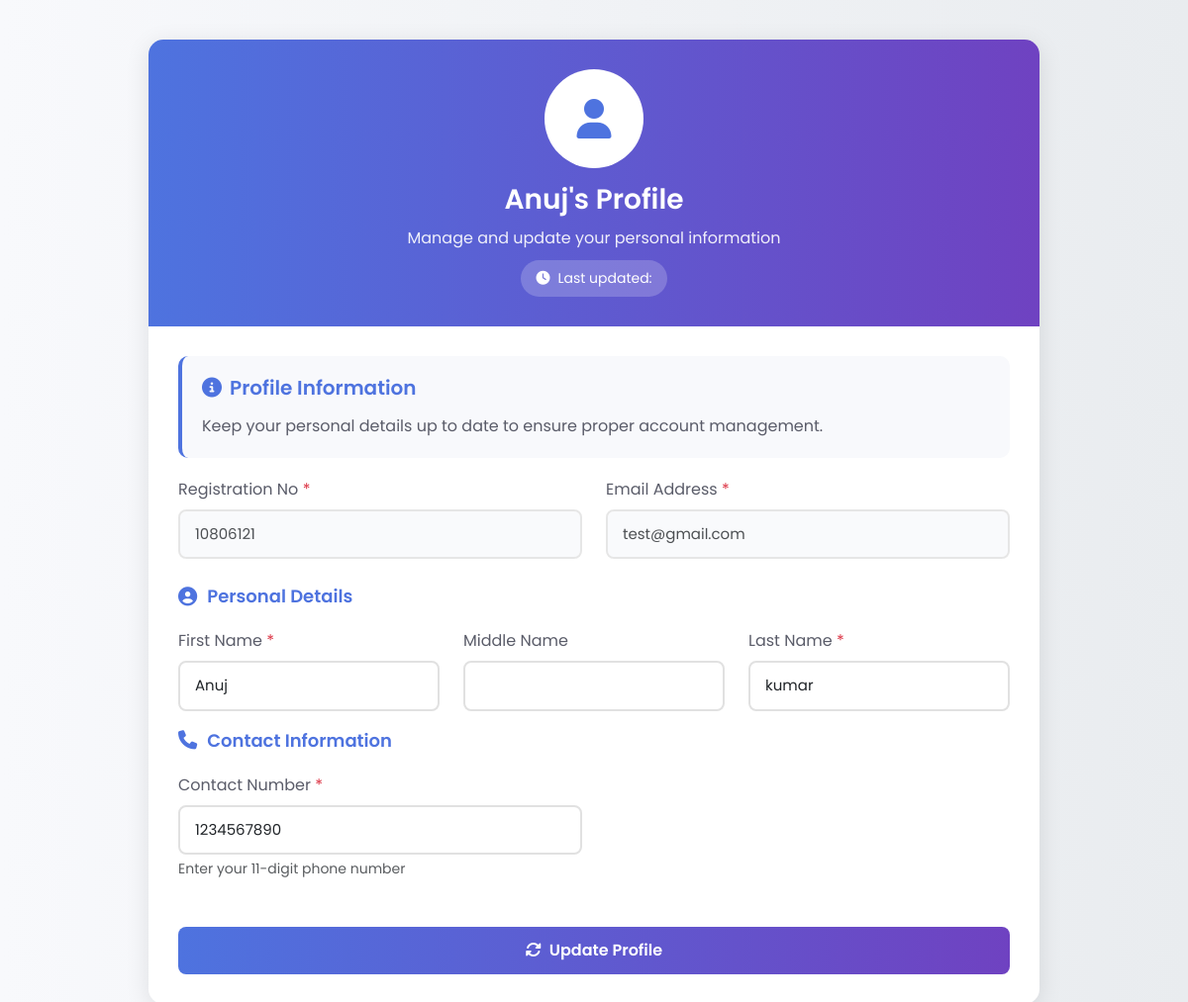
Screenshot of /hostel/my-profile.php (signed in) with the database file from the repository.
### tables this page shows
CREATE TABLE `userregistration` (
  `id` int(11) NOT NULL,
  `regNo` varchar(255) DEFAULT NULL,
  `firstName` varchar(255) DEFAULT NULL,
  `middleName` varchar(255) DEFAULT NULL,
  `lastName` varchar(255) DEFAULT NULL,
  `department` varchar(100) NOT NULL,
  `contactNo` bigint(20) DEFAULT NULL,
  `email` varchar(255) DEFAULT NULL,
  `password` varchar(255) DEFAULT NULL,
  `regDate` timestamp NULL DEFAULT current_timestamp(),
  `updationDate` varchar(45) DEFAULT NULL,
  `passUdateDate` varchar(45) DEFAULT NULL
);

### hostel/my-profile.php (the view, shortened to what this page needs)
<?php
include('includes/config.php');
?>
<!DOCTYPE html>
<html lang="en">
<head>
    <link rel="stylesheet" href="https://cdn.jsdelivr.net/npm/bootstrap@5.3.0-alpha1/dist/css/bootstrap.min.css">
    <link rel="stylesheet" href="https://cdnjs.cloudflare.com/ajax/libs/font-awesome/6.4.0/css/all.min.css">
</head>
<body>
    <div class="profile-container">
        <div class="profile-header">
            <div class="profile-avatar">
                <i class="fas fa-user"></i>
            </div>
            <?php
            $aid=$_SESSION['id'];
            $ret="select * from userregistration where id=?";
            $stmt= $mysqli->prepare($ret);
            $stmt->bind_param('i',$aid);
            $stmt->execute();
            $res=$stmt->get_result();
            while($row=$res->fetch_object()) {
            ?>
            <h2><?php echo $row->firstName; ?>'s Profile</h2>
            <p>Manage and update your personal information</p>
            <div class="last-update">
                <i class="fas fa-clock me-2"></i>Last updated: <?php echo $row->updationDate; ?>
            </div>
        </div>
        <div class="profile-body">
            <div class="info-card">
                <h5><i class="fas fa-info-circle me-2"></i>Profile Information</h5>
                <p class="mb-0">Keep your personal details up to date to ensure proper account management.</p>
            </div>
            <form method="post" action="" name="registration" class="form-horizontal">
                <div class="row mb-4">
                    <div class="col-md-6">
                        <div class="form-group">
                            <label class="form-label required-field">Registration No</label>
                            <input type="text" name="regno" class="form-control" value="<?php echo $row->regNo; ?>" readonly>
                        </div>
                    </div>
                    <div class="col-md-6">
                        <div class="form-group">
                            <label class="form-label required-field">Email Address</label>
                            <input type="email" name="email" class="form-control" value="<?php echo $row->email; ?>" readonly>
                        </div>
                    </div>
                </div>
                <div class="section-title"><i class="fas fa-user-circle"></i> Personal Details</div>
                <div class="row">
                    <div class="col-md-4 mb-3">
                        <div class="form-group">
                            <label class="form-label required-field">First Name</label>
                            <input type="text" name="fname" class="form-control" value="<?php echo $row->firstName; ?>" required>
                        </div>
                    </div>
                    <div class="col-md-4 mb-3">
                        <div class="form-group">
                            <label class="form-label">Middle Name</label>
                            <input type="text" name="mname" class="form-control" value="<?php echo $row->middleName; ?>">
                        </div>
                    </div>
                    <div class="col-md-4 mb-3">
                        <div class="form-group">
                            <label class="form-label required-field">Last Name</label>
                            <input type="text" name="lname" class="form-control" value="<?php echo $row->lastName; ?>" required>
                        </div>
                    </div>
                </div>
                <div class="section-title"><i class="fas fa-phone"></i> Contact Information</div>
                <div class="row">
                    <div class="col-md-6 mb-4">
                        <div class="form-group">
                            <label class="form-label required-field">Contact Number</label>
                            <input type="text" name="contact" class="form-control" maxlength="10" value="<?php echo $row->contactNo; ?>" required>
                            <div class="form-text">Enter your 11-digit phone number</div>
                        </div>
                    </div>
                </div>
                <?php } ?>
                <div class="row mt-4">
                    <div class="col-md-12">
                        <button type="submit" name="update" class="btn btn-update">
                            <i class="fas fa-sync-alt me-2"></i>Update Profile
                        </button>
                    </div>
                </div>
            </form>
        </div>
    </div>
</body>
</html>

### hostel/my-profile.php (style rules this page uses)
:root { --primary-color: #4e73df; --secondary-color: #6f42c1; --accent-color: #36b9cc; --light-bg: #f8f9fc; --dark-text: #5a5c69; }
body { background: linear-gradient(to right, #f8f9fc, #e9ecef); font-family: 'Poppins', sans-serif; color: var(--dark-text); min-height: 100vh; }
.profile-container { max-width: 900px; margin: 40px auto; background: #fff; border-radius: 15px; box-shadow: 0 5px 25px rgba(0, 0, 0, 0.1); overflow: hidden; }
.profile-header { background: linear-gradient(to right, var(--primary-color), var(--secondary-color)); color: white; padding: 30px; text-align: center; position: relative; }
.profile-header h2 { margin: 0; font-weight: 600; font-size: 28px; }
.profile-header p { margin: 10px 0 0; opacity: 0.9; font-size: 16px; }
.profile-avatar { width: 100px; height: 100px; border-radius: 50%; background: white; margin: 0 auto 15px; display: flex; align-items: center; justify-content: center; font-size: 40px; color: var(--primary-color); border: 4px solid rgba(255, 255, 255, 0.3); }
.profile-body { padding: 30px; }
.section-title { color: var(--primary-color); margin-bottom: 20px; font-weight: 600; display: flex; align-items: center; font-size: 18px; }
.section-title i { margin-right: 10px; font-size: 1.2rem; }
.required-field::after { content: " *"; color: #dc3545; }
.form-control, .form-select { border-radius: 8px; padding: 12px 15px; border: 2px solid #e1e1e1; transition: all 0.3s; font-size: 15px; }
.form-control:read-only { background-color: #f8f9fc; opacity: 0.8; }
.btn-update { background: linear-gradient(to right, var(--primary-color), var(--secondary-color)); border: none; padding: 12px 30px; border-radius: 8px; font-weight: 600; color: white; transition: all 0.3s; width: 100%; }
.last-update { background: rgba(255, 255, 255, 0.2); padding: 8px 15px; border-radius: 20px; font-size: 14px; display: inline-block; margin-top: 10px; }
.info-card { background: var(--light-bg); border-radius: 10px; padding: 20px; margin-bottom: 20px; border-left: 4px solid var(--primary-color); }
.info-card h5 { color: var(--primary-color); margin-bottom: 15px; font-weight: 600; }

### rows the page displays
userregistration: firstName "Anuj", regno "10806121", email "test@gmail.com", fname "Anuj", lname "kumar", contact "1234567890"
